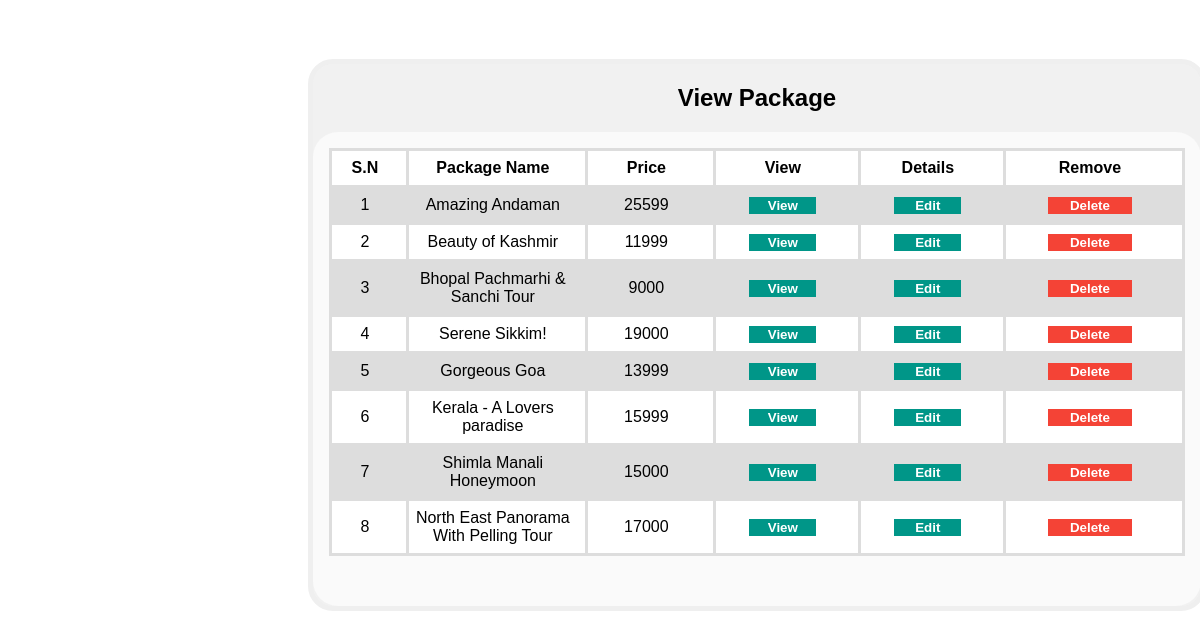
The page /admin/view_package.php on the database its author committed.
### tables this page shows
CREATE TABLE `package` (
  `id` int(11) NOT NULL,
  `name` varchar(256) NOT NULL,
  `price` int(11) NOT NULL,
  `coupon` varchar(256) DEFAULT NULL,
  `image` varchar(256) NOT NULL,
  `detail` text NOT NULL,
  `description` text NOT NULL
);

### admin/view_package.php (the view, shortened to what this page needs)
<!DOCTYPE html>
<html>
<head>
<link rel="stylesheet" href="view_customer.css">
</head>
<body>
<div id="id01" >
  <form class="modal-content" method="POST" >
	<h2 class="userlogin">View Package</h2>
    <div class="container">
	<table width=100%>
		<tr align="center">
		<th width=9%>S.N</th>
		<th width=21%>Package Name</th>
		<th width=15%>Price</th>
		<th width=17%>View</th>
		<th width=17%>Details</th>
		<th width=23%>Remove</th>
	</tr>
	<?php
		global $con;
		$get_c = "select * from package";
		$run_c = mysqli_query($con, $get_c);
		$i = 0;
		while ($row_c=mysqli_fetch_array($run_c))
		{
			$p_name = $row_c['name'];
			$p_price = $row_c['price'];
			$pid=$row_c['id'];
			$i++;
		?>
		<tr align="center">
			<td> <?php echo $i?></td>
			<td name="user"><?php echo $p_name?></td>
			<td> <?php echo $p_price?></td>
			<td><a href="admin_account.php?view_package_detail=<?php echo $pid;?> " style="text-decoration: none;"><button type="button"  name ="save" ><b>View</b></button></a></td>
			<td><a href="admin_account.php?edit_package=<?php echo $pid;?> " style="text-decoration: none;"><button type="button"  name ="save" ><b>Edit</b></button></a></td>
			<td><a href="delete_package.php?delete_id=<?php echo $pid;?>"  style="text-decoration: none;"><button type="button" class="cancelbtn" name ="delete"><b>Delete</b></button></a></td>
		</tr>
		<?php
		}
	?>
      </table>
  </form>
</div>
</body>
</html>

### admin/view_customer.css (style rules this page uses)
body { font-family: Arial, Helvetica, sans-serif; }
table,td { float:center; }
button { background-color: #009688; color: white; margin: 0px 0; margin-left:0%; border: none; cursor: pointer; width: 50%; float:center; }
.cancelbtn { width: 50%; background-color: #f44336; cursor:pointer; }
.container { padding: 16px; padding-bottom:50px; border-radius: 25px; background-color:#fafafa; }
.modal-content { background-color: #fefefe; margin: 5% auto 15% auto; border: 5px solid #efefef; width: 75%; border-radius: 25px; margin-left:300px; }
.userlogin { text-align:center; }

### admin/view_package.php (style rules this page uses)
.modal-content { background-color:#f1f1f1; }
table { font-family: arial, sans-serif; border-collapse: collapse; width: 100%; background-color:#fff; }
td, th { border: 3px solid #dddddd; text-align: center; padding:8px; padding-left:0%; margin-left:20%; }
tr:nth-child(even) { background-color: #dddddd; }

### rows shown on the page
package: name "Amazing Andaman", price "25599"
package: name "Beauty of Kashmir", price "11999"
package: name "Bhopal Pachmarhi & Sanchi Tour", price "9000"
package: name "Serene Sikkim!", price "19000"
package: name "Gorgeous Goa", price "13999"
package: name "Kerala - A Lovers paradise", price "15999"
package: name "Shimla Manali Honeymoon", price "15000"
package: name "North East Panorama With Pelling Tour", price "17000"
